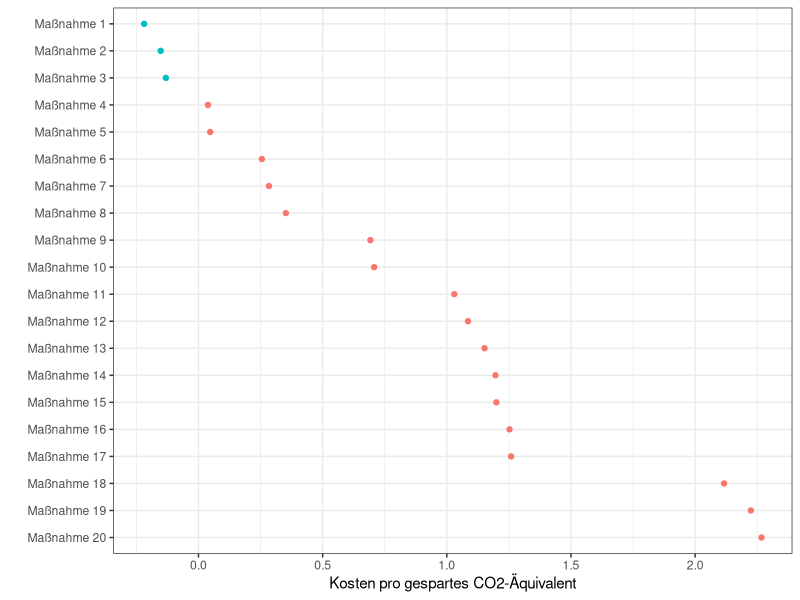
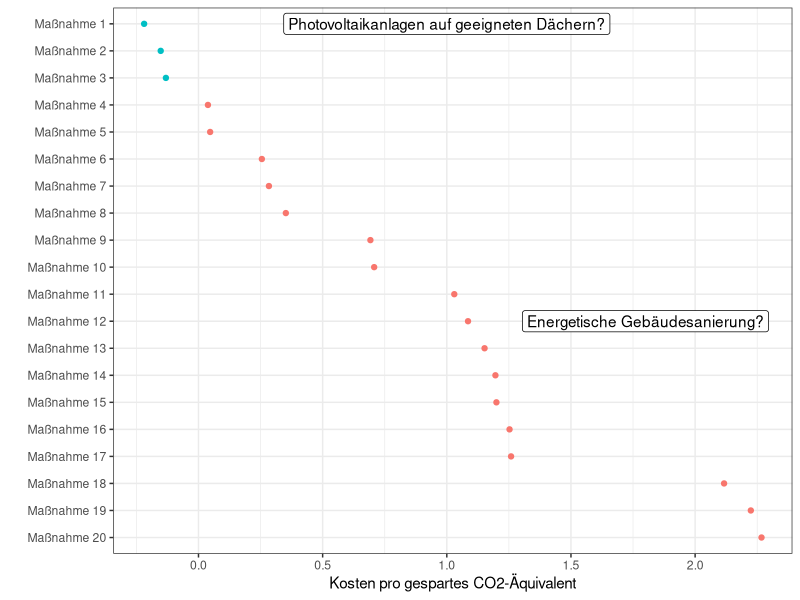
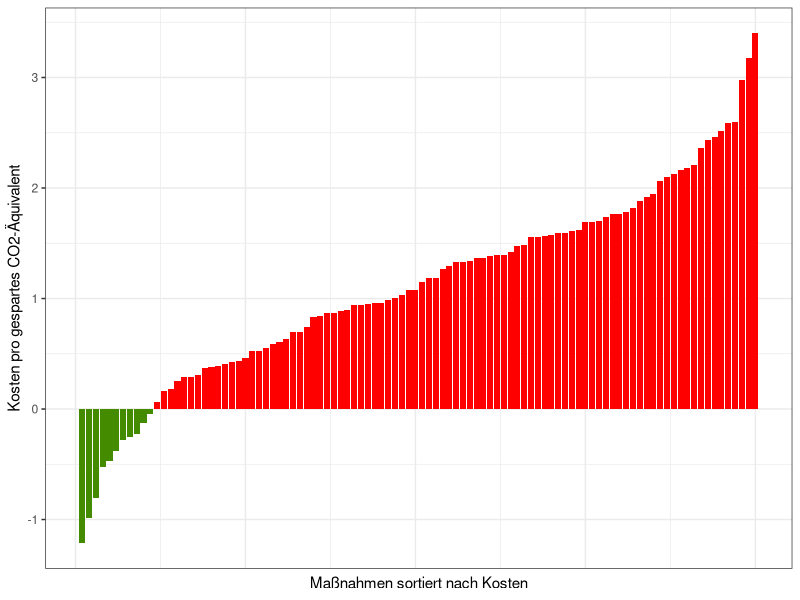
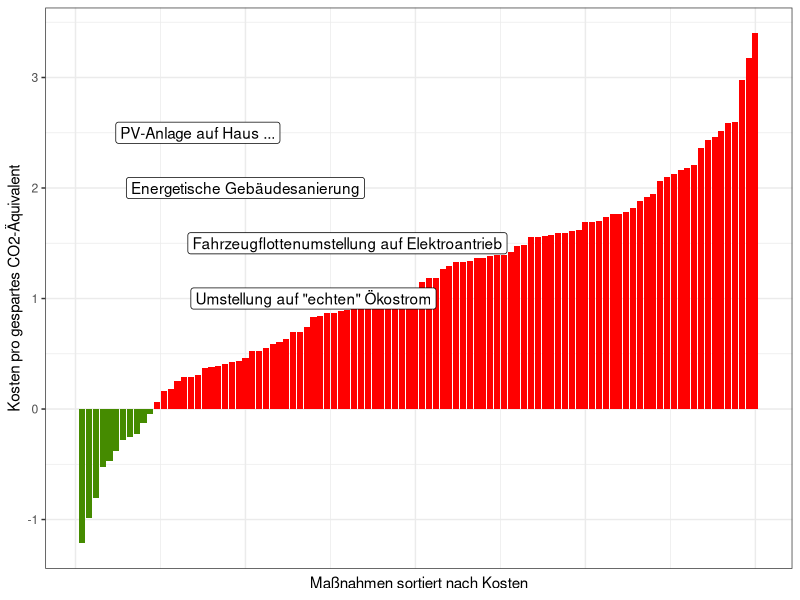
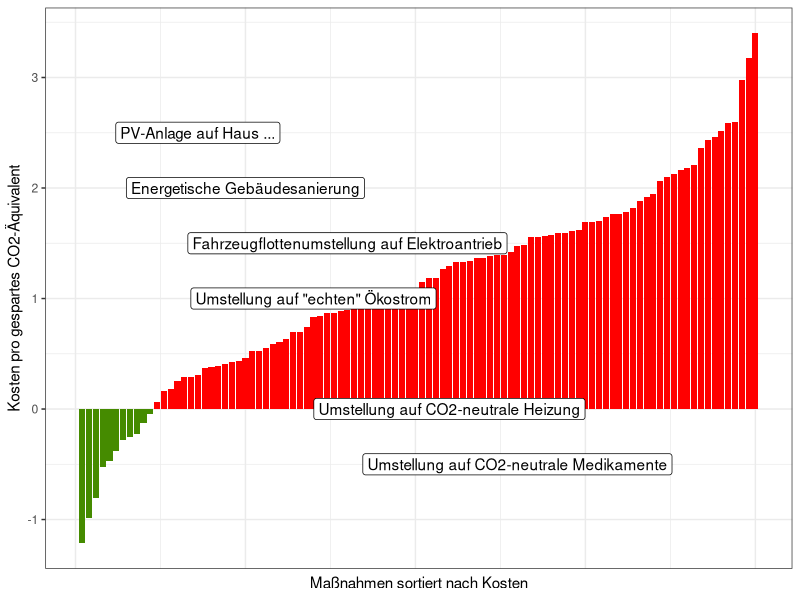

Generate these figures, in order, with R:
## ---- chunk 1
#| cache: false
#| message: false
library(tidyverse)
set.seed(3)
theme_set(theme_bw())
## ---- chunk 2
n <- 20
dat <- tibble(name = c(
  paste('Maßnahme', n:1)
  ),
  name_f = factor(name, levels = unique(name)),
  index = 1:n,
  cost = sort(rnorm(n, 1, 1), decreasing = TRUE), 
  positive = ifelse(cost < 0, 'yes', 'no'))

p <- dat |> ggplot(aes(cost, name_f, colour = positive)) + geom_point() +
  labs(x = 'Kosten pro gespartes CO2-Äquivalent',
       y = '') + theme(legend.position = 'none')
p

ll <- tibble(x = c(1, 1.8), y = c(n, 9 ), text = 
               c(
                 'Photovoltaikanlagen auf geeigneten Dächern?',
                 'Energetische Gebäudesanierung?'
                 )
)
p + geom_label(mapping = aes(x, y, label = text), data = ll, inherit.aes = FALSE)
## ---- chunk 3
#| label: kosten_1
#| fig-width: 5
#| fig-height: 3
set.seed(1)
n <- 100
dat <- tibble(index = 1:n,
              cost = sort(rnorm(n, 1, 1)),
              positive = cost > 0)
p <- dat |> ggplot(aes(index, cost, fill = positive)) + 
  geom_bar(stat = 'identity') + 
  labs(x = 'Maßnahmen sortiert nach Kosten', y = 'Kosten pro gespartes CO2-Äquivalent') +
  theme(axis.text.x = element_blank(),  # Remove x-axis text
        axis.ticks.x = element_blank(), 
        legend.position = 'none') +
  scale_colour_manual(values = c('chartreuse4', 'red'), 
                      aesthetics = c('colour', 'fill'))
p
## ---- chunk 4
#| label: kosten_2
#| fig-width: 5
#| fig-height: 3

ll <- tribble(~ x, ~ y, ~ l,
              18, 2.5, 'PV-Anlage auf Haus ...',
              40, 1.5, 'Fahrzeugflottenumstellung auf Elektroantrieb',
              25, 2, 'Energetische Gebäudesanierung',
              35, 1, 'Umstellung auf "echten" Ökostrom',
              65, 0, 'Umstellung auf CO2-neutrale Medikamente',
              70, -0.5, 'Umstellung auf CO2-neutrale Heizung')

p + geom_label(aes(x, y, label = l), ll |> slice(1:4), inherit.aes = FALSE)

## ---- chunk 5
#| label: kosten_3
#| fig-width: 5
#| fig-height: 3

ll <- tribble(~ x, ~ y, ~ l,
              18, 2.5, 'PV-Anlage auf Haus ...',
              40, 1.5, 'Fahrzeugflottenumstellung auf Elektroantrieb',
              25, 2, 'Energetische Gebäudesanierung',
              35, 1, 'Umstellung auf "echten" Ökostrom',
              55, 0, 'Umstellung auf CO2-neutrale Heizung',
              65, -0.5, 'Umstellung auf CO2-neutrale Medikamente')
p + geom_label(aes(x, y, label = l), ll, inherit.aes = FALSE)

## ---- chunk 6

